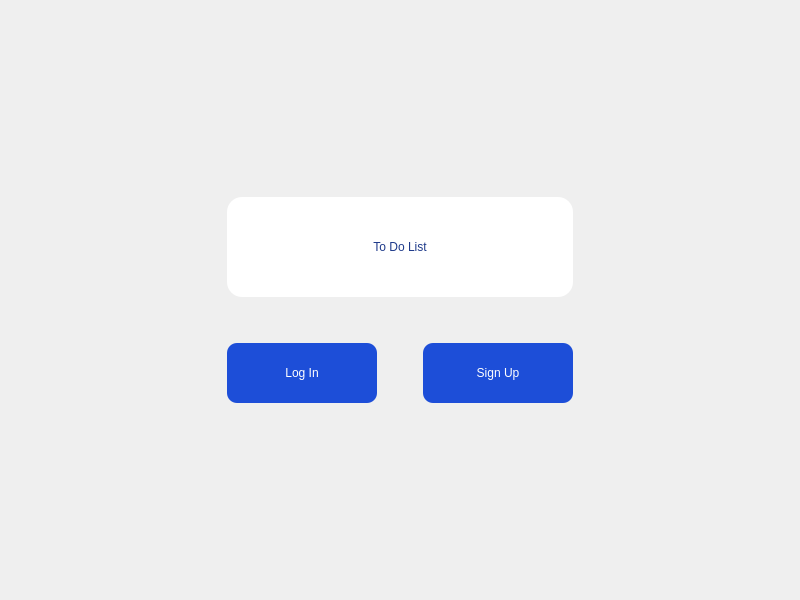
<?xml version="1.0" encoding="UTF-8"?>
<ui version="4.0">
 <class>LogInScreen</class>
 <widget class="QMainWindow" name="LogInScreen">
  <property name="geometry">
   <rect>
    <x>0</x>
    <y>0</y>
    <width>800</width>
    <height>600</height>
   </rect>
  </property>
  <property name="windowTitle">
   <string>LogInScreen</string>
  </property>
  <property name="styleSheet">
   <string notr="true">
    QMainWindow {
        background-color: qlineargradient(x1:0, y1:0, x2:1, y2:1,
                                          stop:0 #f0f4f8, stop:1 #dbeafe);
    }
   </string>
  </property>
  <widget class="QWidget" name="centralwidget">
   <layout class="QVBoxLayout" name="mainLayout">
    <item>
     <spacer name="topSpacer">
      <property name="orientation">
       <enum>Qt::Vertical</enum>
      </property>
      <property name="sizeHint" stdset="0">
       <size>
        <width>20</width>
        <height>60</height>
       </size>
      </property>
     </spacer>
    </item>
    <item>
     <layout class="QHBoxLayout" name="centerLayout">
      <item>
       <spacer name="leftSpacer">
        <property name="orientation">
         <enum>Qt::Horizontal</enum>
        </property>
        <property name="sizeHint" stdset="0">
         <size>
          <width>80</width>
          <height>20</height>
         </size>
        </property>
       </spacer>
      </item>
      <item>
       <layout class="QVBoxLayout" name="cardLayout">
        <item>
         <widget class="QLabel" name="label">
          <property name="minimumSize">
           <size>
            <width>300</width>
            <height>100</height>
           </size>
          </property>
          <property name="styleSheet">
           <string notr="true">
            font: bold 36pt "Segoe UI";
            color: #1e3a8a;
            padding: 20px;
            background-color: #ffffff;
            border-radius: 15px;
           </string>
          </property>
          <property name="alignment">
           <set>Qt::AlignCenter</set>
          </property>
          <property name="text">
           <string>To Do List</string>
          </property>
         </widget>
        </item>
        <item>
         <spacer name="middleSpacer">
          <property name="orientation">
           <enum>Qt::Vertical</enum>
          </property>
          <property name="sizeHint" stdset="0">
           <size>
            <width>20</width>
            <height>40</height>
           </size>
          </property>
         </spacer>
        </item>
        <item>
         <layout class="QHBoxLayout" name="buttonLayout">
          <item>
           <widget class="QPushButton" name="pushButton">
            <property name="minimumSize">
             <size>
              <width>150</width>
              <height>60</height>
             </size>
            </property>
            <property name="styleSheet">
             <string notr="true">
              QPushButton {
                  background-color: #1d4ed8;
                  color: white;
                  font: 14pt "Segoe UI";
                  border-radius: 10px;
                  padding: 10px;
              }
              QPushButton:hover {
                  background-color: #2563eb;
              }
              QPushButton:pressed {
                  background-color: #1e40af;
              }
             </string>
            </property>
            <property name="text">
             <string>Log In</string>
            </property>
           </widget>
          </item>
          <item>
           <spacer name="betweenSpacer">
            <property name="orientation">
             <enum>Qt::Horizontal</enum>
            </property>
            <property name="sizeHint" stdset="0">
             <size>
              <width>40</width>
              <height>20</height>
             </size>
            </property>
           </spacer>
          </item>
          <item>
           <widget class="QPushButton" name="pushButton_2">
            <property name="minimumSize">
             <size>
              <width>150</width>
              <height>60</height>
             </size>
            </property>
            <property name="styleSheet">
             <string notr="true">
              QPushButton {
                  background-color: #1d4ed8;
                  color: white;
                  font: 14pt "Segoe UI";
                  border-radius: 10px;
                  padding: 10px;
              }
              QPushButton:hover {
                  background-color: #2563eb;
              }
              QPushButton:pressed {
                  background-color: #1e40af;
              }
             </string>
            </property>
            <property name="text">
             <string>Sign Up</string>
            </property>
           </widget>
          </item>
         </layout>
        </item>
       </layout>
      </item>
      <item>
       <spacer name="rightSpacer">
        <property name="orientation">
         <enum>Qt::Horizontal</enum>
        </property>
        <property name="sizeHint" stdset="0">
         <size>
          <width>80</width>
          <height>20</height>
         </size>
        </property>
       </spacer>
      </item>
     </layout>
    </item>
    <item>
     <spacer name="bottomSpacer">
      <property name="orientation">
       <enum>Qt::Vertical</enum>
      </property>
      <property name="sizeHint" stdset="0">
       <size>
        <width>20</width>
        <height>60</height>
       </size>
      </property>
     </spacer>
    </item>
   </layout>
  </widget>
 </widget>
 <resources/>
 <connections/>
</ui>
